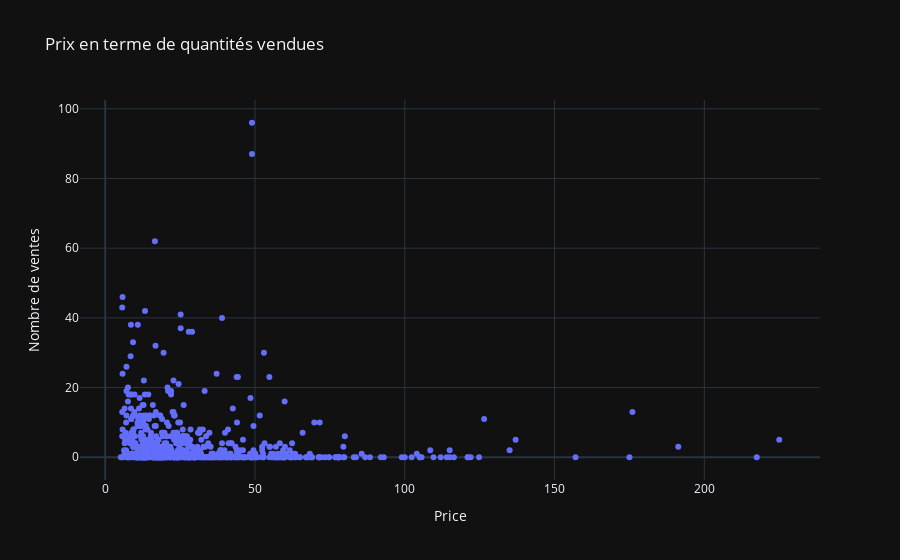

The notebook cell this image was saved under:
### Markdown cell above
Utilisé pour observer la relation entre le prix et la quantité vendue de chaque produit.
On observe que même avec des prix beaucoup plus élevés, certain produits se vendent.

### Code cell
# Créez un graphique de dispersion avec Plotly Express
fig = px.scatter(df_price, x='price', y='total_sales', title="Prix en terme de quantités vendues")

# Personnalisez les étiquettes des axes
fig.update_xaxes(title_text="Price")
fig.update_yaxes(title_text="Nombre de ventes")
fig.update_layout(template='plotly_dark')
# Afficher la figure
fig.show()
fig.update_layout(width=1240)
# Enregistrer en tant qu'image
fig.write_image("figure/1.png")
# Afficher le graphique sur le notebook dans le depot distant GITHUB
display(Image(filename="figure/1.png"))

### Figure 1 — Plotly figure (JSON) as saved in the notebook; plotly's stock layout.template omitted (floating-point values rounded to 4 significant figures; data arrays with more than 128 entries replaced by an {"elided": "..."} marker saying what was removed)
{"data": [{"hovertemplate": "price=%{x}<br>total_sales=%{y}<extra></extra>", "legendgroup": "", "marker": {"color": "#636efa", "symbol": "circle"}, "mode": "markers", "name": "", "orientation": "v", "showlegend": false, "type": "scatter", "x": {"elided": "717 float values"}, "xaxis": "x", "y": {"elided": "717 int values"}, "yaxis": "y"}], "layout": {"legend": {"tracegroupgap": 0}, "title": {"text": "Prix en terme de quantités vendues"}, "xaxis": {"anchor": "y", "domain": [0, 1], "title": {"text": "Price"}}, "yaxis": {"anchor": "x", "domain": [0, 1], "title": {"text": "Nombre de ventes"}}}}
